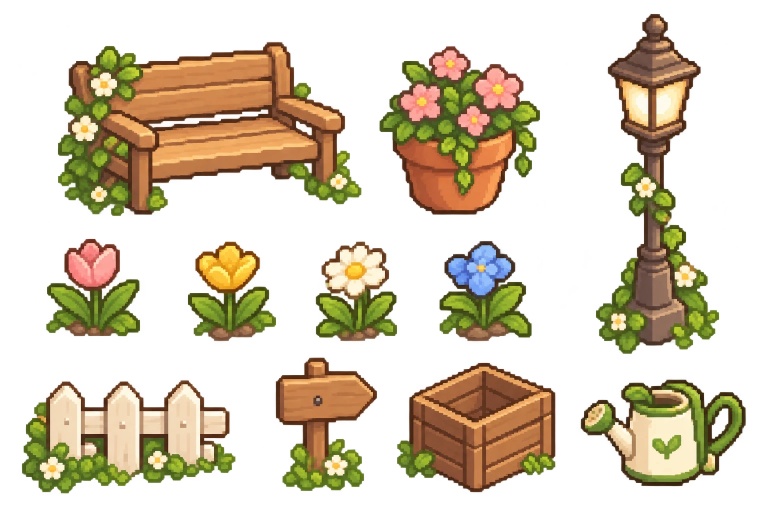
#> input picture art/source/decor.webp, 1536 x 1024 px, given in place of icons-ui.webp, which was not available (shown at 1/2 size)
$ python slice_art.py
#> lines starting #> are read from the running program, lines starting #| are printed output that depends on the picture; after the words box and inside, x2 and y2 are one past the last pixel; in counts of white or black regions, pixels touching at a corner belong together; pictures that were not available may be replaced by others from this repository, and a replacement may not be noted
"""art/source 의 생성 이미지를 게임이 쓰는 개별 PNG로 자른다. 실행: python3 tools/slice_art.py"""
from pathlib import Path
import numpy as np
from PIL import Image, ImageDraw
from scipy import ndimage as ndi

ROOT = Path(__file__).resolve().parent.parent
SRC = ROOT / 'art' / 'source'
OUT = ROOT / 'public' / 'assets'
UI_OUT = ROOT / 'src' / 'assets' / 'ui'   # CSS가 상대 경로로 불러와 빌드가 해시·경로를 처리한다


def load(name):
#> called with name = 'icons-ui'
    return Image.open(SRC / f'{name}.webp').convert('RGBA')
#> returned value is the input picture: PIL image 1536x1024 RGBA; mean R, G, B, A 64, 52.2, 29.7, 95.2


def components(im, dilate, min_area=2000):
#> called with dilate = 10, min_area = 2000
    a = np.array(im)[:, :, 3] > 40
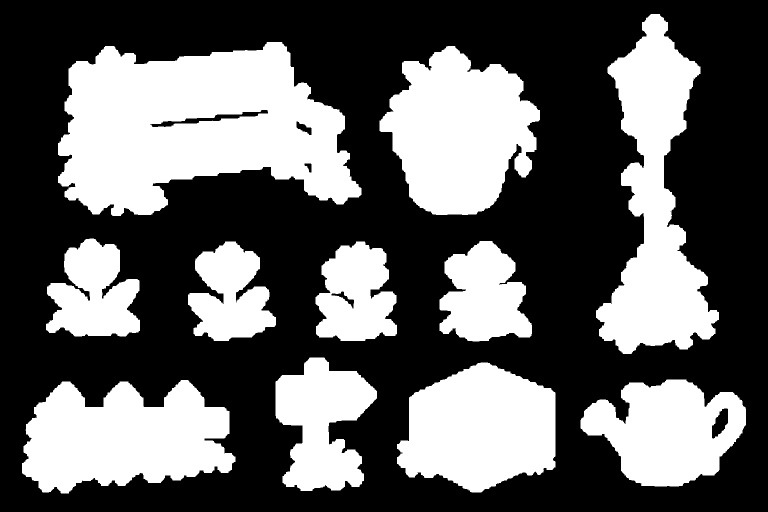
#> a: shape (1024, 1536) bool (shown at 1/2 size); 38.3% white; 11 white regions, largest, box (x1, y1, x2, y2) and area: (116, 84, 723, 432) 141585, (1192, 28, 1438, 708) 79536, (759, 92, 1080, 430) 72977
    lab, _ = ndi.label(ndi.binary_dilation(a, iterations=dilate))
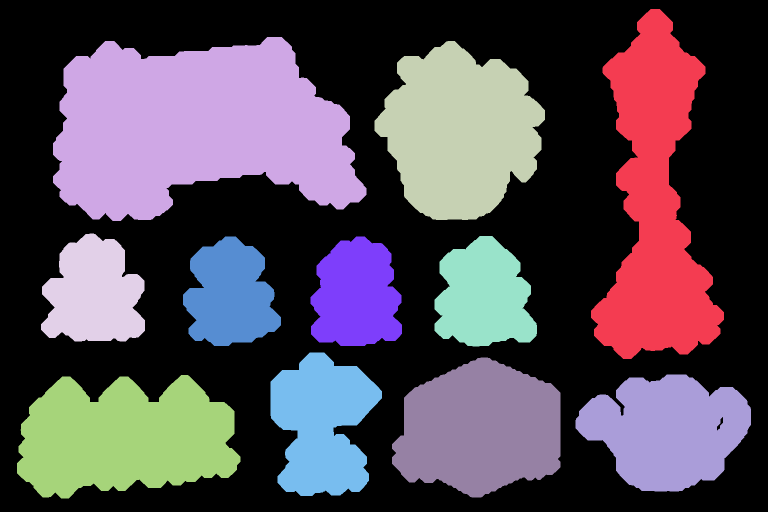
#> lab: shape (1024, 1536) int32 (shown at 1/2 size); 12 distinct labels, from 0 to 11; one colour per label, 0 black
    boxes = []
    for i, sl in enumerate(ndi.find_objects(lab), 1):
        m = (lab[sl] == i) & a[sl]
        if m.sum() < min_area:
            continue
        ys, xs = np.where(m)
        boxes.append((sl[1].start + xs.min(), sl[0].start + ys.min(), sl[1].start + xs.max() + 1, sl[0].start + ys.max() + 1))
#> this loop made 11 passes
#> pass 1, in components, `m = (lab[sl] == i) & a[sl]`:
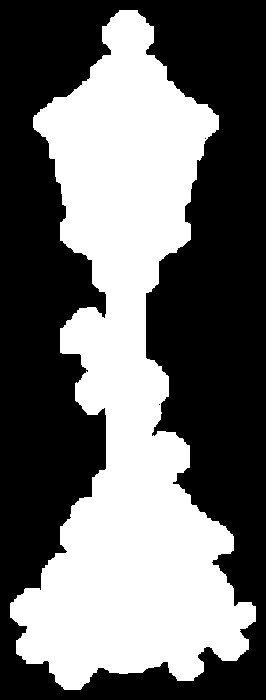
#> m: shape (700, 266) bool; 42.7% white; 1 white region, box (x1, y1, x2, y2) and area: (10, 10, 256, 690) 79536
#> pass 2, in components, `m = (lab[sl] == i) & a[sl]`:
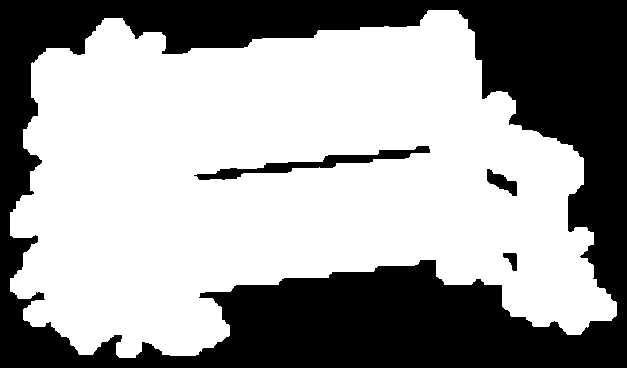
#> m: shape (368, 627) bool; 61.4% white; 4 black regions, box (x1, y1, x2, y2) and area: (0, 0, 627, 368) 86845, (194, 146, 430, 180) 1769, (487, 169, 517, 196) 388, (503, 253, 517, 271) 149
#> pass 3, in components, `m = (lab[sl] == i) & a[sl]`:
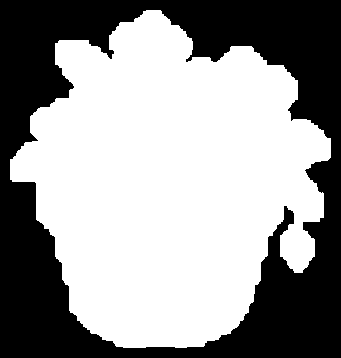
#> m: shape (358, 341) bool; 59.8% white; 1 black region, box (x1, y1, x2, y2) and area: (0, 0, 341, 358) 49101
#> after the loop:
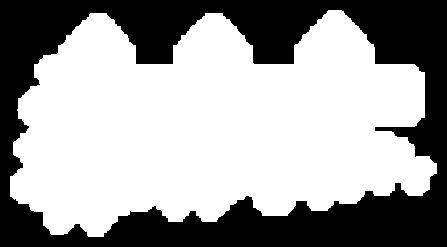
#> m: shape (247, 447) bool; 62.2% white; 1 black region, box (x1, y1, x2, y2) and area: (0, 0, 447, 247) 41769
#> after the loop, boxes = [(1192, 28, 1438, 708), (116, 84, 723, 432), (759, 92, 1080, 430), (92, 477, 280, 673), (879, 482, 1064, 683), (376, 483, 552, 682), (631, 483, 794, 682), (551, 715, 754, 982), (794, 725, 1111, 985), (1161, 759, 1492, 973), (44, 760, 471, 987)]
    return boxes


def reading_order(boxes, per_row):
    """위에서 아래, 왼쪽에서 오른쪽 순서. 행 높이가 조금씩 달라도 per_row개씩 끊어 정렬한다."""
#> called with per_row = 4
    by_y = sorted(boxes, key=lambda b: (b[1] + b[3]) / 2)
#> by_y = [(116, 84, 723, 432), (759, 92, 1080, 430), (1192, 28, 1438, 708), (92, 477, 280, 673), (879, 482, 1064, 683), (376, 483, 552, 682), (631, 483, 794, 682), (551, 715, 754, 982), (794, 725, 1111, 985), (1161, 759, 1492, 973), (44, 760, 471, 987)]
    rows = [by_y[i:i + per_row] for i in range(0, len(by_y), per_row)]
#> rows = 3 items
    return [b for row in rows for b in sorted(row, key=lambda b: b[0])]


# [11 lines left out: function square, not called in this run]


def save_grid(name, ids, per_row, size, folder):
    im = load(name)
    boxes = reading_order(components(im, 10), per_row)
#> boxes = [(92, 477, 280, 673), (116, 84, 723, 432), (759, 92, 1080, 430), (1192, 28, 1438, 708), (376, 483, 552, 682), (551, 715, 754, 982), (631, 483, 794, 682), (879, 482, 1064, 683), (44, 760, 471, 987), (794, 725, 1111, 985), (1161, 759, 1492, 973)]
#> (the run stopped early here; a loop or call above may not have finished)

$ run again, on art/source/objects.webp
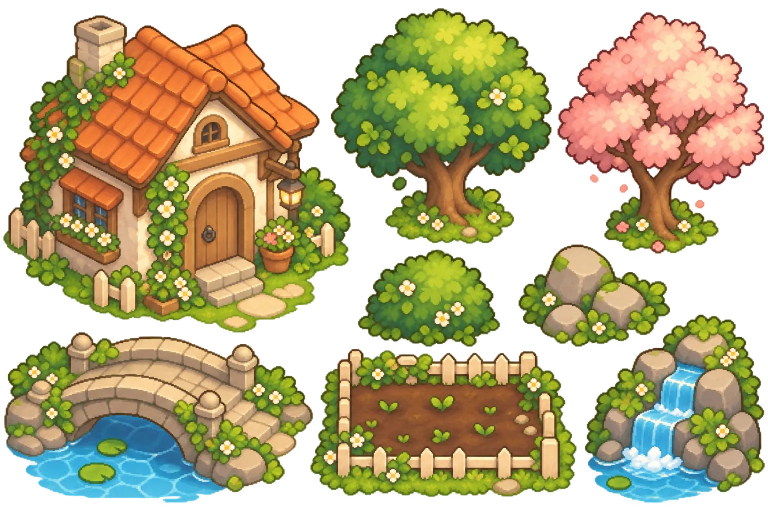
#> input picture art/source/objects.webp, 1536 x 1024 px, given in place of icons-ui.webp, which was not available (shown at 1/2 size)
#> in load, returned value is the input picture: PIL image 1536x1024 RGBA; mean R, G, B, A 110.4, 101.1, 58.8, 166.5
#> a: shape (1024, 1536) bool; 66.6% white; 4 black regions (1 under 20 px), largest, box (x1, y1, x2, y2) and area: (0, 0, 1536, 1024) 524671, (1294, 335, 1319, 354) 258, (889, 324, 898, 331) 32
#> in components, `lab, _ = ndi.label(ndi.binary_dilation(a, iterations=dilate))`:
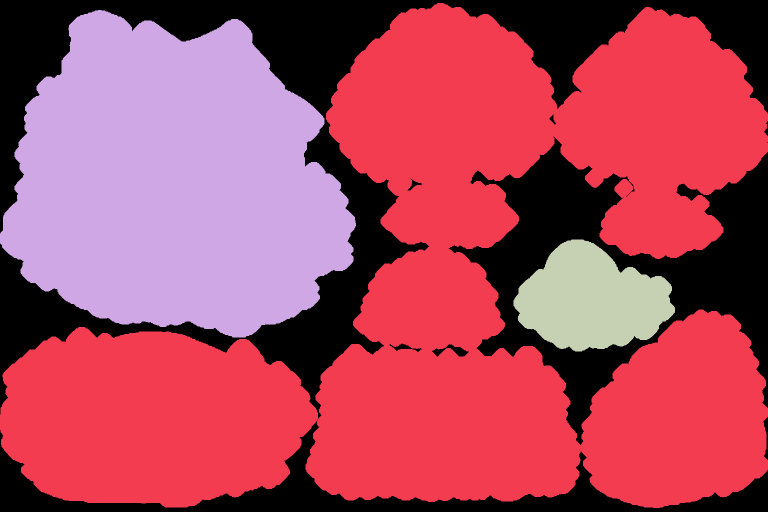
#> lab: shape (1024, 1536) int32 (shown at 1/2 size); 4 distinct labels, from 0 to 3; one colour per label, 0 black
#> the loop in components, `for i, sl in enumerate(ndi.find_objects(lab), 1):` made 3 passes
#> pass 3, in components, `m = (lab[sl] == i) & a[sl]`:
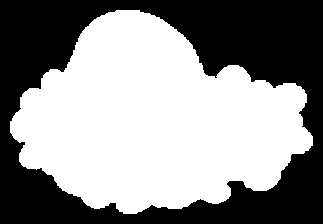
#> m: shape (224, 323) bool; 55.7% white; 1 black region, box (x1, y1, x2, y2) and area: (0, 0, 323, 224) 32055
#> after the loop in components, `for i, sl in enumerate(ndi.find_objects(lab), 1):`: boxes = [(8, 16, 1530, 1006), (6, 30, 702, 665), (1037, 489, 1340, 693)]
#> by_y = [(6, 30, 702, 665), (8, 16, 1530, 1006), (1037, 489, 1340, 693)]
#> rows = [[(6, 30, 702, 665), (8, 16, 1530, 1006), (1037, 489, 1340, 693)]]
#> in save_grid, `boxes = reading_order(components(im, 10), per_row)`: boxes has the same summary as by_y in reading_order
